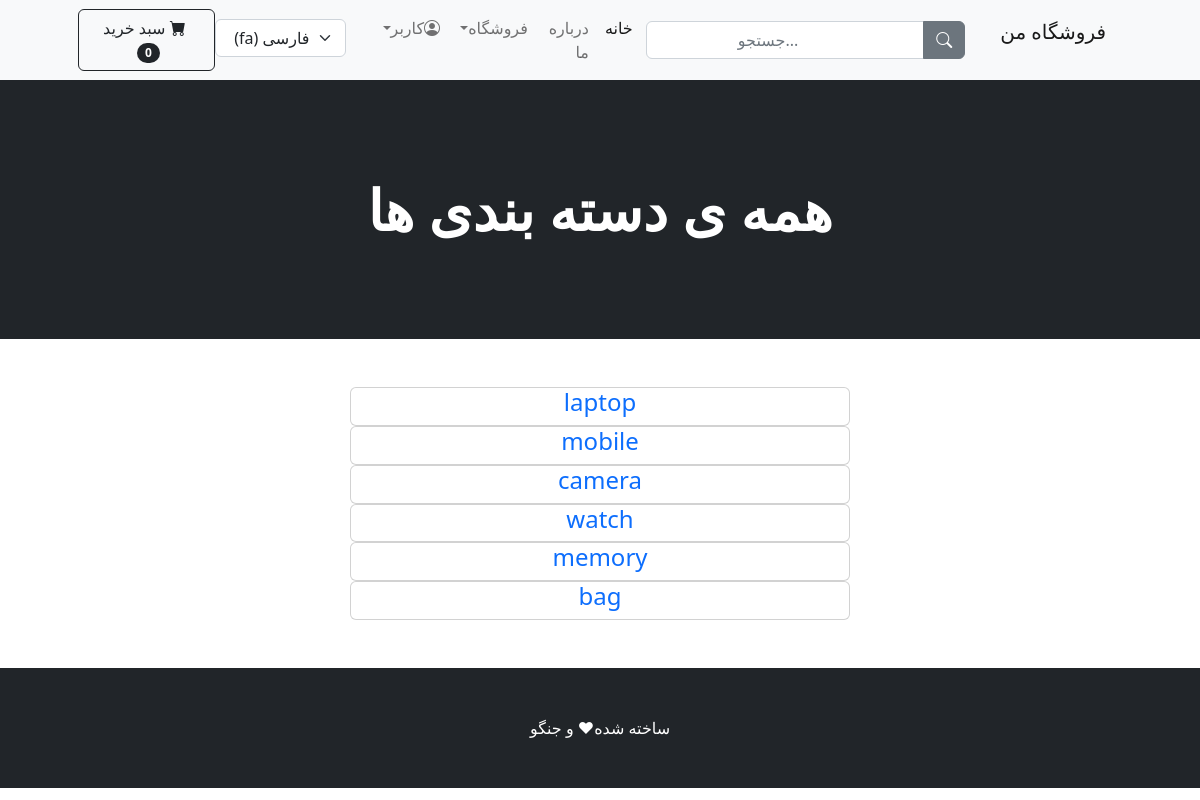
The app's page /fa/category/ with its own data.
### shop/models.py (models this page shows, shortened)
class Category(models.Model):
    name = models.CharField(max_length=30)

### shop/views.py (the view)
# urls.py: path('category/', views.category_summery ,name ='category_summery'),
def category_summery(request):
    category = Category.objects.all()
    context ={
      "category":category
    }
    return render(request,"category_summery.html",context)

### cart/cart.py (called while the page is built)
    def __len__(self):
        return len(self.cart)

### cart/context_processors.py (called while the page is built)
def cart(request):
    return{'cart':Cart(request)}

### templates/category_summery.html
{% extends "base.html" %}
{% load i18n %}
{% block content %}
<header class="bg-dark py-5">
    <div class="container px-4 px-lg-5 my-5">
        <div class="text-center text-white">
            <h1 class="display-4 fw-bolder">{% trans "All categories" %}</h1>
        </div>
    </div>
</header>
<br><br>
    <center>
                {% for category in category %}
                <div class="card col-5">
                <h4 class="cart"><a style="text-decoration: none" href="{% url 'category' category.name %}">{{category.name}}</a></h4>
                </div>
                {% endfor %}
    </center>
<br><br>
{% endblock content %}

### records on screen
Category: name "laptop"
Category: name "mobile"
Category: name "camera"
Category: name "watch"
Category: name "memory"
Category: name "bag"

### other values on screen
{{ cart|length }} "0"
form field language "فارسی (fa)"
